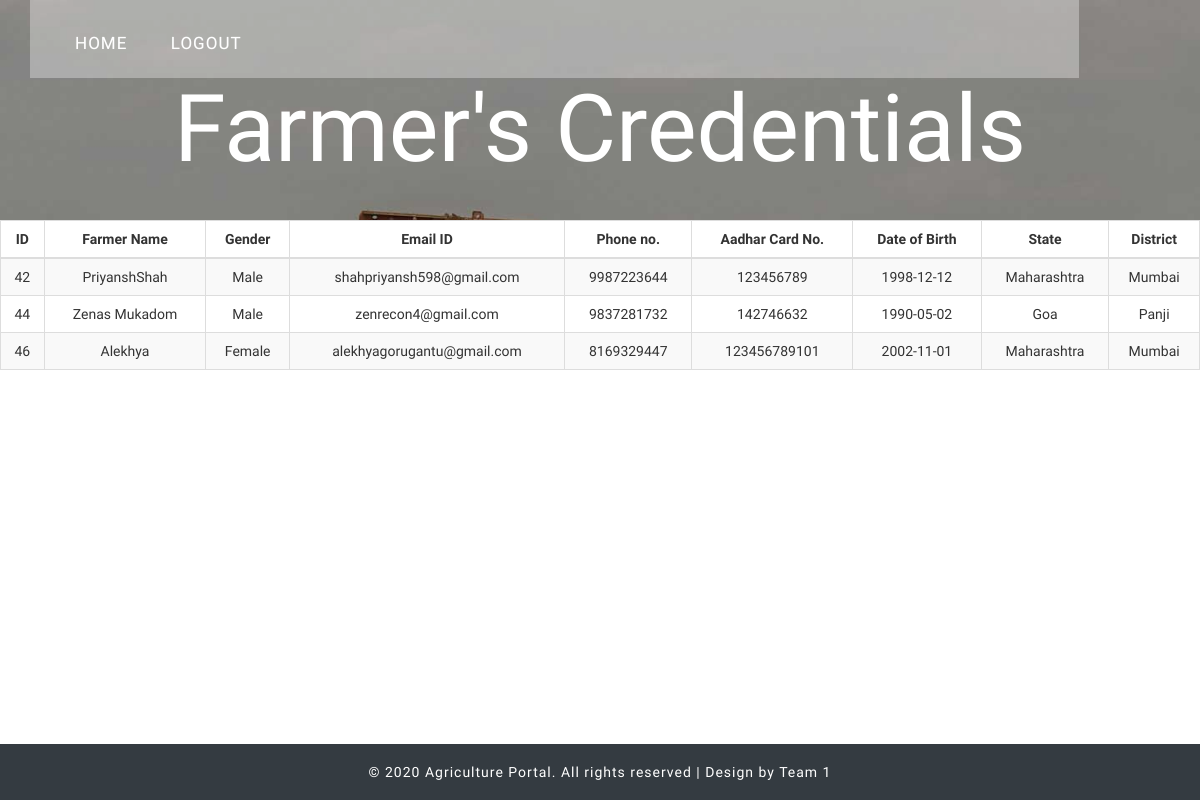
The page /gov_credentials.php on the database as committed earlier.
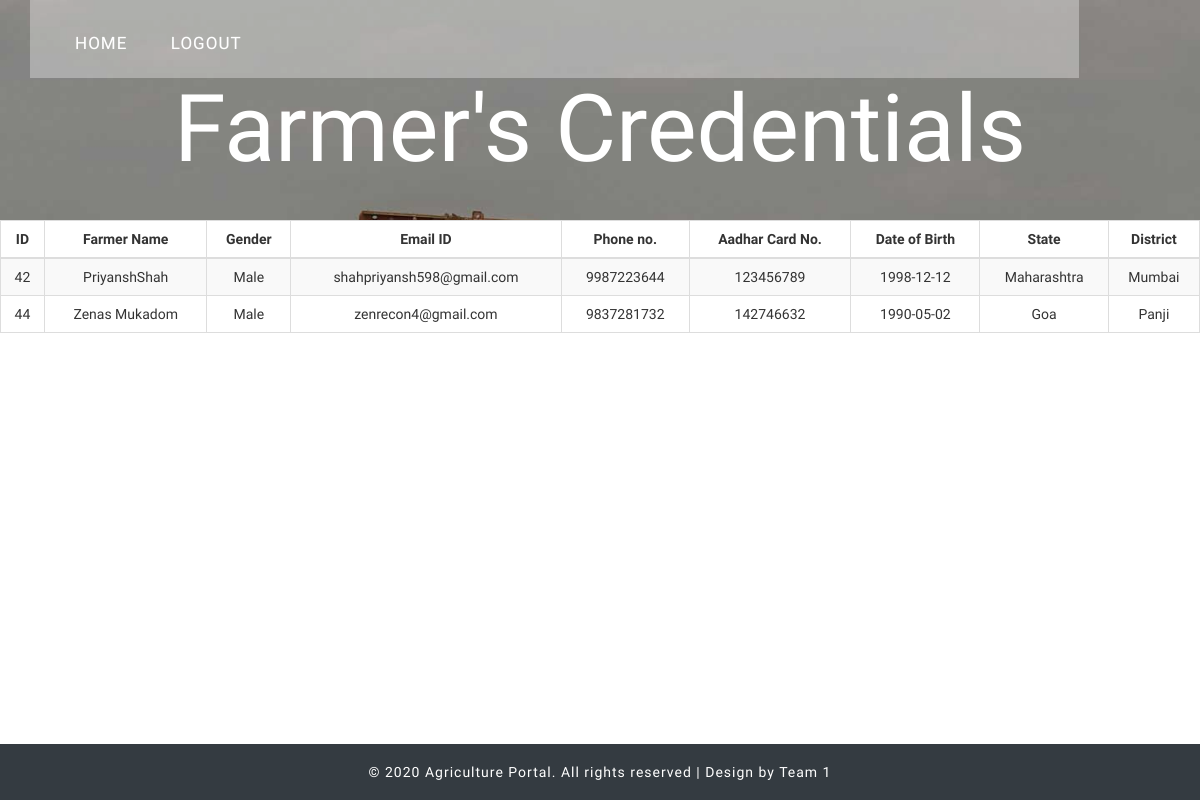
The same page on the database as committed later.
### tables this page shows
CREATE TABLE `farmerlogin` (
  `farmer_id` int(11) NOT NULL,
  `farmer_name` varchar(255) NOT NULL,
  `password` varchar(255) NOT NULL,
  `email` varchar(255) NOT NULL,
  `phone_no` varchar(50) NOT NULL,
  `F_gender` varchar(255) NOT NULL,
  `F_birthday` varchar(255) NOT NULL,
  `F_State` varchar(255) NOT NULL,
  `F_District` varchar(255) NOT NULL,
  `F_Location` varchar(255) NOT NULL,
  `F_AadharNo` varchar(255) NOT NULL,
  `F_AadharNo_file` varchar(255) NOT NULL,
  `F_Photo_Id_file` varchar(255) NOT NULL,
  `otp` int(20) NOT NULL
);

### gov_credentials.php (the view, shortened to what this page needs)
<?php
$servername="localhost";
$username="root";
$password="";
$dbname="agriculture_portal";
$conn =mysqli_connect($servername, $username, $password, $dbname);
  function decrypt($message,$encryption_key){
	$key = hex2bin($encryption_key);
	$message = base64_decode($message);
	$nonceSize = openssl_cipher_iv_length('aes-256-ctr');
	$nonce = mb_substr($message, 0, $nonceSize, '8bit');
	$ciphertext = mb_substr($message, $nonceSize, null, '8bit');
	$plaintext= openssl_decrypt(
	  $ciphertext,
	  'aes-256-ctr',
	  $key,
	  OPENSSL_RAW_DATA,
	  $nonce
	);
	return $plaintext;
  }
 $pk="1a851867be761f7725cacf7467a184d3";
$sql = "SELECT farmer_name, farmer_id, F_gender, email, phone_no, F_birthday, F_State, F_District, F_AadharNo FROM farmerlogin;";
$result = mysqli_query($conn, $sql);
?>
<!DOCTYPE html>
<html>
<head>
<link rel="stylesheet" href="css/myprofilecss.css">
<link rel="stylesheet" href="//netdna.bootstrapcdn.com/font-awesome/4.5.0/css/font-awesome.min.css">
<link rel="stylesheet" href="css/build.css">
<link rel="stylesheet" href="css/myprofileupload.css">
<link href="css/bootstrap.css" rel='stylesheet' type='text/css' />
<link rel="stylesheet" href="https://use.fontawesome.com/releases/v5.8.2/css/all.css">
<link href="misc/pnotify.css" rel="stylesheet">
<link href="misc/pnotify.brighttheme.css" rel="stylesheet">
<link href="css/style.css" rel="stylesheet" type="text/css" media="all" />
<link href="css/pnotify.css" rel="stylesheet">
<link href="css/pnotify.brighttheme.css" rel="stylesheet">
</head>
<body>
	<div class="header-banner" style="min-height:220px">
		<div class="container">
			<div class="header-top">
				<div class="top-menu">
					<ul>
					<nav class="cl-effect-13">
						<li><a href="government_index.php">Home</a></li>
						<li><a href="php/logout.php">Logout</a></li>
					</nav>
					</ul>
				</div>
				<div class="clearfix"></div>
			</div>
			<div class="banner-info text-center">
				<h1><a href="gov_credentials.php">Farmer's Credentials</a></h1>
			</div>
		</div>
	</div>
<table class="table table-striped table-bordered table-responsive-md btn-table">
<thead>
<tr>
	<th><center>ID</center></th>
    <th><center>Farmer Name</center></th>
    <th><center>Gender</center></th>
    <th><center>Email ID</center></th>
    <th><center>Phone no.</center></th>
	<th><center>Aadhar Card No.</center></th>
    <th><center>Date of Birth</center></th>
    <th><center>State</center></th>
    <th><center>District</center></th>
</tr>
</thead>
<tbody>
<?php
while($row = $result->fetch_assoc()) {
	$x=ucfirst(decrypt($row["farmer_name"],$pk));
	$y=$row["farmer_id"];
	$gen=$row["F_gender"];
	$gen=decrypt($gen,$pk);
    $email=$row["email"];
	$phone=$row["phone_no"];
	$phone=decrypt($phone,$pk);
	$aadhar=$row["F_AadharNo"];
	$aadhar=decrypt($aadhar,$pk);
	$dob=$row["F_birthday"];
	$dob=decrypt($dob,$pk);
	$state=$row["F_State"];
	$state=decrypt($state,$pk);
	$district=$row["F_District"];
	$district=decrypt($district,$pk);
echo "<tr>";
	echo "<td><center>$y</center></td>";
    echo "<td><center>$x</center></td>";
    echo "<td><center>$gen</center></td>";
    echo "<td><center>$email</center></td>";
	echo "<td><center>$phone</center></td>";
	echo "<td><center>$aadhar</center></td>";
    echo "<td><center>$dob</center></td>";
    echo "<td><center>$state</center></td>";
    echo "<td><center>$district</center></td>";
echo "</tr>";
}
?>
</tbody>
</table>
	<div class="footer" style="position:absolute;width:100%; bottom:0;">
		<div class="container">
			<div class="copyright text-center">
				<p>&copy; 2020 Agriculture Portal. All rights reserved | Design by Team 1 </a></p>
			</div>
		</div>
	</div>
</body>
</html>

### css/style.css (style rules this page uses)
body { padding:0; margin:0; font-family: 'Oswald', sans-serif; background:#FFF; }
body a { transition:0.5s all; -webkit-transition:0.5s all; -moz-transition:0.5s all; -o-transition:0.5s all; -ms-transition:0.5s all; }
h1,h2,h3,h4,h5,h6 { margin:0; }
p { margin:0; }
ul { margin:0; padding:0; }
.header-banner { background:url('../images/banner.jpg') no-repeat; background-size:cover; -webkit-background-size:cover; -o-background-size:cover; -ms-background-size:cover; -moz-background-size:cover; min-height:900px; }
.top-menu { float:left; margin-top:9px; }
nav a { position: relative; display: inline-block; outline: none; color: #fff; text-decoration: none; text-transform: uppercase; letter-spacing: 1px; font-weight: 400; text-shadow: 0 0 1px rgba(255,255,255,0.3); font-size: 1.35em; }
.cl-effect-13 a { -webkit-transition: color 0.3s; -moz-transition: color 0.3s; transition: color 0.3s; }
.cl-effect-13 a::before { position: absolute; top: 50%; left: 50%; color: transparent; content: '.'; text-shadow: 0 0 transparent; font-size: 1.2em; -webkit-transition: text-shadow 0.3s, color 0.3s; -moz-transition: text-shadow 0.3s, color 0.3s; transition: text-shadow 0.3s, color 0.3s; -webkit-transform: translateX(-50%); -moz-transform: translateX(-50%); transform: translateX(-50%); pointer-events: none; }
.top-menu ul li { display:inline-block; }
.top-menu ul li a { color:#fff; text-transform:uppercase; font-weight:400; font-size:17px; text-decoration:none; margin:0 20px; font-family: 'Oswald', sans-serif; }
.header-top { background: rgba(255, 255, 255, 0.32); padding: 2em 30px; float: left; width: 92%; }
.banner-info h1 a { color:#fff; font-family: 'Niconne', cursive; font-size:2.8em; text-decoration:none; }
.banner-info { width:93%; margin:6em auto 0; }
.footer { padding: 3em 0; }
.footer { background: #343b41; padding: 20px 0; }
.copyright p { color: #fff; font-size: 1em; font-weight: 300; letter-spacing: 1px; }
@media screen and (max-width: 1440px) { .header-banner { min-height: 834px; } }
@media screen and (max-width: 1366px) { .banner-info { width: 93%; margin: 5em auto 0; } }
@media screen and (max-width: 1366px) { .header-banner { min-height: 790px; } }
@media screen and (max-width: 1280px) { .banner-info { margin: 4em auto 0; } }
@media screen and (max-width: 1280px) { .header-top { padding: 1.6em 25px; } }
@media screen and (max-width: 1280px) { .banner-info h1 a { font-size: 2.6em; } }
@media screen and (max-width: 1280px) { .header-banner { min-height: 730px; } }
@media screen and (max-width: 1280px) { .footer { padding: 1.3em 0; } }

Rows that differ between the two databases and show on the page:
removed farmerlogin: farmer_id "46", farmer_name "Alekhya", F_gender "Female", email "alekhyagorugantu@gmail.com", phone_no "8169329447", F_AadharNo "123456789101", F_birthday "2002-11-01", F_State "Maharashtra", F_District "Mumbai"
